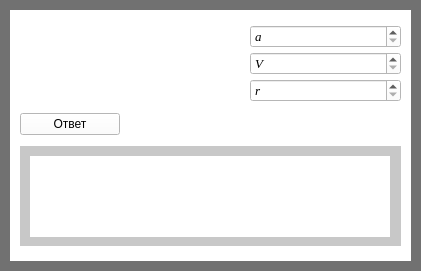
       <widget class="QWidget" name="widget_15" native="true">
        <property name="geometry">
         <rect>
          <x>690</x>
          <y>0</y>
          <width>421</width>
          <height>271</height>
         </rect>
        </property>
        <property name="styleSheet">
         <string notr="true">background-color: rgb(0, 0, 0);
background-color: rgb(113, 113, 113);</string>
        </property>
        <widget class="QWidget" name="widget_16" native="true">
         <property name="geometry">
          <rect>
           <x>10</x>
           <y>10</y>
           <width>401</width>
           <height>251</height>
          </rect>
         </property>
         <property name="styleSheet">
          <string notr="true">background-color: rgb(255, 255, 255);</string>
         </property>
         <widget class="QWidget" name="verticalLayoutWidget_25">
          <property name="geometry">
           <rect>
            <x>10</x>
            <y>0</y>
            <width>381</width>
            <height>241</height>
           </rect>
          </property>
          <layout class="QVBoxLayout" name="verticalLayout_28">
           <property name="topMargin">
            <number>10</number>
           </property>
           <item>
            <layout class="QHBoxLayout" name="horizontalLayout_16">
             <property name="spacing">
              <number>50</number>
             </property>
             <item>
              <widget class="QLabel" name="label_54">
               <property name="minimumSize">
                <size>
                 <width>180</width>
                 <height>0</height>
                </size>
               </property>
               <property name="styleSheet">
                <string notr="true">background-color: rgb(255, 255, 255);</string>
               </property>
               <property name="text">
                <string/>
               </property>
               <property name="pixmap">
                <pixmap>D:/Downloads/2018-12-06_22-04-45.jpg</pixmap>
               </property>
              </widget>
             </item>
             <item>
              <layout class="QVBoxLayout" name="verticalLayout_11">
               <property name="spacing">
                <number>4</number>
               </property>
               <item>
                <widget class="QSpinBox" name="spinBox_64">
                 <property name="font">
                  <font>
                   <family>Times New Roman</family>
                   <pointsize>10</pointsize>
                   <italic>true</italic>
                  </font>
                 </property>
                 <property name="specialValueText">
                  <string>a</string>
                 </property>
                 <property name="maximum">
                  <number>1000000000</number>
                 </property>
                </widget>
               </item>
               <item>
                <widget class="QSpinBox" name="spinBox_65">
                 <property name="font">
                  <font>
                   <family>Times New Roman</family>
                   <pointsize>10</pointsize>
                   <italic>true</italic>
                  </font>
                 </property>
                 <property name="specialValueText">
                  <string>V</string>
                 </property>
                 <property name="maximum">
                  <number>1000000000</number>
                 </property>
                </widget>
               </item>
               <item>
                <widget class="QSpinBox" name="spinBox_66">
                 <property name="font">
                  <font>
                   <family>Times New Roman</family>
                   <pointsize>10</pointsize>
                   <italic>true</italic>
                  </font>
                 </property>
                 <property name="specialValueText">
                  <string>r</string>
                 </property>
                 <property name="maximum">
                  <number>1000000000</number>
                 </property>
                </widget>
               </item>
              </layout>
             </item>
            </layout>
           </item>
           <item>
            <widget class="QPushButton" name="pushButton_13">
             <property name="minimumSize">
              <size>
               <width>100</width>
               <height>0</height>
              </size>
             </property>
             <property name="maximumSize">
              <size>
               <width>100</width>
               <height>16777215</height>
              </size>
             </property>
             <property name="text">
              <string>Ответ</string>
             </property>
            </widget>
           </item>
           <item>
            <widget class="QWidget" name="widget_76" native="true">
             <property name="minimumSize">
              <size>
               <width>0</width>
               <height>100</height>
              </size>
             </property>
             <property name="maximumSize">
              <size>
               <width>400</width>
               <height>100</height>
              </size>
             </property>
             <property name="styleSheet">
              <string notr="true">background-color: rgb(200, 200, 200);</string>
             </property>
             <widget class="QLabel" name="label_55">
              <property name="geometry">
               <rect>
                <x>10</x>
                <y>10</y>
                <width>360</width>
                <height>81</height>
               </rect>
              </property>
              <property name="minimumSize">
               <size>
                <width>360</width>
                <height>0</height>
               </size>
              </property>
              <property name="maximumSize">
               <size>
                <width>360</width>
                <height>16777215</height>
               </size>
              </property>
              <property name="styleSheet">
               <string notr="true">background-color: rgb(255, 255, 255);</string>
              </property>
              <property name="text">
               <string/>
              </property>
             </widget>
            </widget>
           </item>
          </layout>
         </widget>
        </widget>
       </widget>
